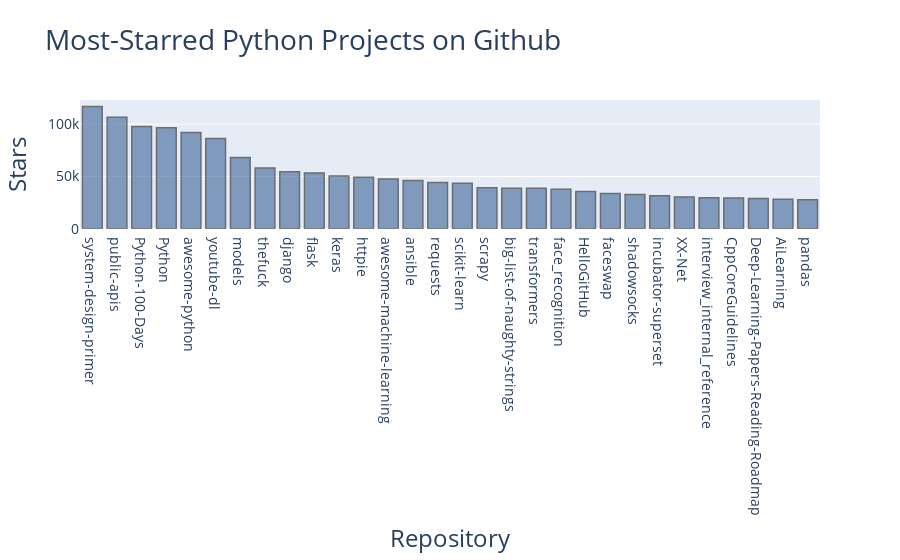

Notebook code for this chart:
### Code cell
"""adding custom tooltips and clickable links"""

from plotly.graph_objs import Bar # import plotly bar chart
from plotly import offline        # import offline charting

"""extract data to be plotted"""
repo_links, stars, labels = [], [], [] # create to empty lists for names, number of stars, and labels
for repo_dict in repo_dicts:                        # for loop looking at each repository
    repo_name = repo_dict['name']                       # variable for name of repository
    repo_url = repo_dict['html_url']                    # variable for the url of repository
    repo_link = f"<a href='{repo_url}'>{repo_name}</a>" # generate link to project using name and link
                                                            # note html code to create link and link text
                                                            # <href='url'> = url link
                                                            # link text</a> = url display text
    repo_links.append(repo_link)                        # add formatted repo link to list of repo links
    repo_names.append(repo_dict['name'])                # add name of dictionary to repo_names list
    stars.append(repo_dict['stargazers_count'])         # add number of stars to stars list
    owner = repo_dict['owner']['login']                 # variable for owner of repository
    description = repo_dict['description']              # variable for repository title
    label = f"{owner}<br />{description}"               # label string for owner and description
                                                            # note the html code for a line break <br />
    labels.append(label)                                # add label to list of labels
    
"""define data in plot"""
data = [{                # data to be plotted
    'type': "bar",       # define type of chart
    'x': repo_links,     # set x_axis data
    'y': stars,          # set y)axis data
    'hovertext': labels, # set hovertext to labels list
    'marker': {          # set markers
        'color': 'rgb(60, 100, 150)',                      # set marker color
        'line': {'width': 1.5, 'color': 'rgb(25, 25, 25)'} # set line width and color
    },
    'opacity': 0.6,      # set opacity of bars
}]
    
"""create chart layout"""
my_layout = {                                      # create layout
    'title': 'Most-Starred Python Projects on Github', # set title
    'titlefont': {'size': 28},                         # set title font
    'xaxis': {                                         # xaxis
        'title': 'Repository',                             # x axis title
        'titlefont': {'size': 24},                         # x axis titlefont
        'tickfont': {'size': 14},                          # x axis tick font
    },                        
    'yaxis': {                                         # y axis
        'title': 'Stars',                                  # y axis title
        'titlefont': {'size': 24},                         # y axis font
        'tickfont': {'size': 14},                          # y axis tickfont
    },                       
}
    
"""create visualization"""
fig = {'data': data, 'layout': my_layout}        # create figure with data and layout
offline.iplot(fig, filename='python_repos.html') # create visualization window

### Figure 1 — Plotly figure (JSON) as saved in the notebook; plotly's stock layout.template omitted (floating-point values rounded to 4 significant figures)
{"data": [{"hovertext": ["donnemartin<br />Learn how to design large-scale systems. Prep for the system design interview.  Includes Anki flashcards.", "public-apis<br />A collective list of free APIs for use in software and web development.", "jackfrued<br />Python - 100天从新手到大师", "TheAlgorithms<br />All Algorithms implemented in Python", "vinta<br />A curated list of awesome Python frameworks, libraries, software and resources", "ytdl-org<br />Command-line program to download videos from YouTube.com and other video sites", "tensorflow<br />Models and examples built with TensorFlow", "nvbn<br />Magnificent app which corrects your previous console command.", "django<br />The Web framework for perfectionists with deadlines.", "pallets<br />The Python micro framework for building web applications.", "keras-team<br />Deep Learning for humans", "httpie<br />As easy as /aitch-tee-tee-pie/ 🥧 Modern, user-friendly command-line HTTP client for the API era. JSON support, colors, sessions, downloads, plugins & more. https://twitter.com/httpie", "josephmisiti<br />A curated list of awesome Machine Learning frameworks, libraries and software.", "ansible<br />Ansible is a radically simple IT automation platform that makes your applications and systems easier to deploy and maintain. Automate everything from code deployment to network configuration to cloud management, in a language that approaches plain English, using SSH, with no agents to install on remote systems. https://docs.ansible.com.", "psf<br />A simple, yet elegant HTTP library.", "scikit-learn<br />scikit-learn: machine learning in Python", "scrapy<br />Scrapy, a fast high-level web crawling & scraping framework for Python.", "minimaxir<br />The Big List of Naughty Strings is a list of strings which have a high probability of causing issues when used as user-input data.", "huggingface<br />🤗Transformers: State-of-the-art Natural Language Processing for Pytorch and TensorFlow 2.0.", "ageitgey<br />The world's simplest facial recognition api for Python and the command line", "521xueweihan<br />:octocat: Find pearls on open-source seashore 分享 GitHub 上有趣、入门级的开源项目", "deepfakes<br />Deepfakes Software For All", "shadowsocks<br />None", "apache<br />Apache Superset is a Data Visualization and Data Exploration Platform", "XX-net<br />A proxy tool to bypass GFW.", "0voice<br />2020年最新总结，阿里，腾讯，百度，美团，头条等技术面试题目，以及答案，专家出题人分析汇总。", "isocpp<br />The C++ Core Guidelines are a set of tried-and-true guidelines, rules, and best practices about coding in C++", "floodsung<br />Deep Learning papers reading roadmap for anyone who are eager to learn this amazing tech!", "apachecn<br />AiLearning: 机器学习 - MachineLearning - ML、深度学习 - DeepLearning - DL、自然语言处理 NLP", "pandas-dev<br />Flexible and powerful data analysis / manipulation library for Python, providing labeled data structures similar to R data.frame objects, statistical functions, and much more"], "marker": {"color": "rgb(60, 100, 150)", "line": {"color": "rgb(25, 25, 25)", "width": 1.5}}, "opacity": 0.6, "type": "bar", "x": ["<a href='https://github.com/donnemartin/system-design-primer'>system-design-primer</a>", "<a href='https://github.com/public-apis/public-apis'>public-apis</a>", "<a href='https://github.com/jackfrued/Python-100-Days'>Python-100-Days</a>", "<a href='https://github.com/TheAlgorithms/Python'>Python</a>", "<a href='https://github.com/vinta/awesome-python'>awesome-python</a>", "<a href='https://github.com/ytdl-org/youtube-dl'>youtube-dl</a>", "<a href='https://github.com/tensorflow/models'>models</a>", "<a href='https://github.com/nvbn/thefuck'>thefuck</a>", "<a href='https://github.com/django/django'>django</a>", "<a href='https://github.com/pallets/flask'>flask</a>", "<a href='https://github.com/keras-team/keras'>keras</a>", "<a href='https://github.com/httpie/httpie'>httpie</a>", "<a href='https://github.com/josephmisiti/awesome-machine-learning'>awesome-machine-learning</a>", "<a href='https://github.com/ansible/ansible'>ansible</a>", "<a href='https://github.com/psf/requests'>requests</a>", "<a href='https://github.com/scikit-learn/scikit-learn'>scikit-learn</a>", "<a href='https://github.com/scrapy/scrapy'>scrapy</a>", "<a href='https://github.com/minimaxir/big-list-of-naughty-strings'>big-list-of-naughty-strings</a>", "<a href='https://github.com/huggingface/transformers'>transformers</a>", "<a href='https://github.com/ageitgey/face_recognition'>face_recognition</a>", "<a href='https://github.com/521xueweihan/HelloGitHub'>HelloGitHub</a>", "<a href='https://github.com/deepfakes/faceswap'>faceswap</a>", "<a href='https://github.com/shadowsocks/shadowsocks'>shadowsocks</a>", "<a href='https://github.com/apache/incubator-superset'>incubator-superset</a>", "<a href='https://github.com/XX-net/XX-Net'>XX-Net</a>", "<a href='https://github.com/0voice/interview_internal_reference'>interview_internal_reference</a>", "<a href='https://github.com/isocpp/CppCoreGuidelines'>CppCoreGuidelines</a>", "<a href='https://github.com/floodsung/Deep-Learning-Papers-Reading-Roadmap'>Deep-Learning-Papers-Reading-Roadmap</a>", "<a href='https://github.com/apachecn/AiLearning'>AiLearning</a>", "<a href='https://github.com/pandas-dev/pandas'>pandas</a>"], "y": [116854, 106504, 97707, 96611, 91939, 86360, 68111, 58194, 54681, 53361, 50430, 49337, 47734, 46297, 44265, 43578, 39334, 38889, 38772, 37934, 35872, 33767, 32898, 31704, 30510, 29859, 29551, 29005, 28449, 27871]}], "layout": {"title": {"font": {"size": 28}, "text": "Most-Starred Python Projects on Github"}, "xaxis": {"tickfont": {"size": 14}, "title": {"font": {"size": 24}, "text": "Repository"}}, "yaxis": {"tickfont": {"size": 14}, "title": {"font": {"size": 24}, "text": "Stars"}}}}
